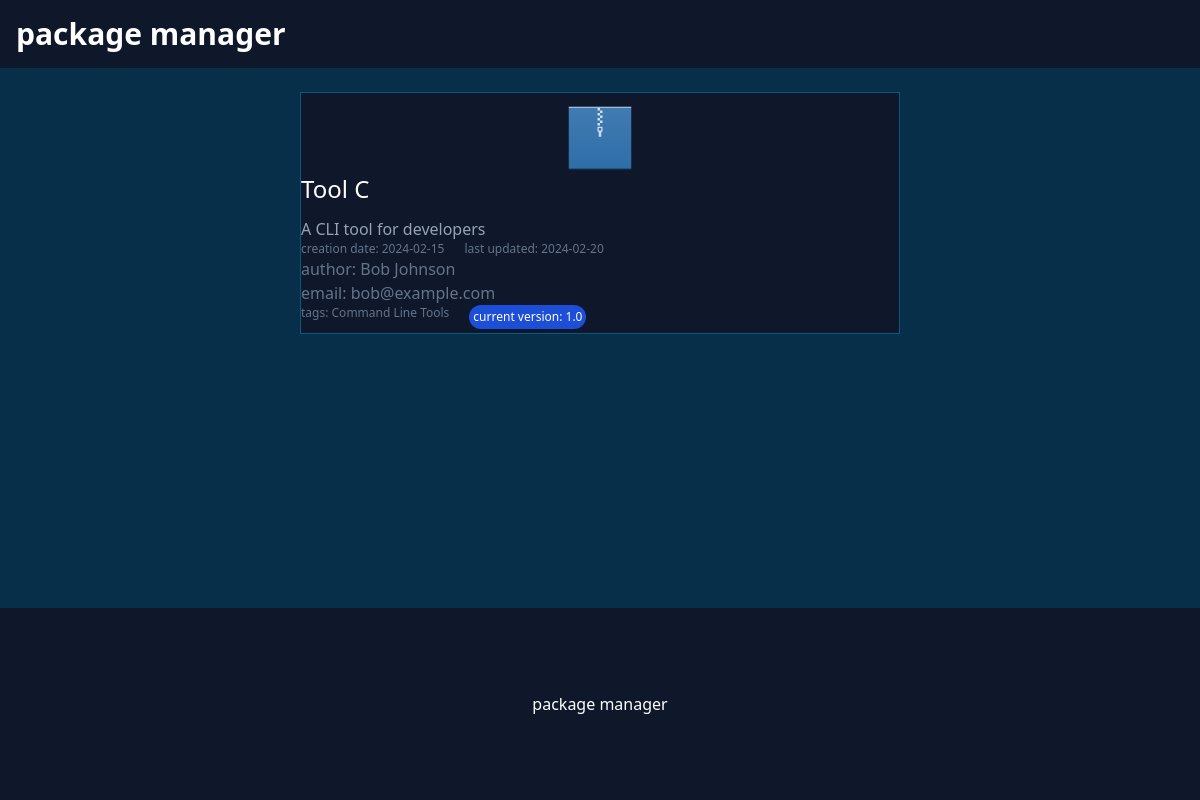
The app's page /package.php?details=3 with its own data.
### tables this page shows
CREATE TABLE packages(
	id int PRIMARY KEY AUTO_INCREMENT,
    title varchar(100) not null,
    description varchar(255) NOT null,
    creation_date DATE not null
);

CREATE TABLE tags(
	id int PRIMARY KEY AUTO_INCREMENT,
    name varchar(30) not null
);

### package.php (the view, shortened to what this page needs)
<!DOCTYPE html>
<html lang="en">
<head>
    <script src="https://cdn.tailwindcss.com"></script>
</head>
<body class="bg-sky-950 text-white">
    <nav class="bg-slate-900 text-white font-black text-3xl p-4 mb-3">
        <a href="index.php">package manager</a>
    </nav>
    <div id="php" class="mt-6 grid justify-items-center" style= "bg-red-600">
        <?php
        $details = (int) $_GET["details"];
        $connection = new mysqli("localhost","root","","package_manager");
        $sql = "select autors.name,autors.email, tags.name as tag_name, packages.title,packages.creation_date,packages.description,packages.id,versions.Version_Number,release_date from autors_packages inner join autors on autors.id = autors_packages.autor_id inner join packages on packages.id = autors_packages.package_id inner join packages_tags on packages.id = packages_tags.package_id inner join tags on tags.id = packages.id inner join versions on versions.package_id = autors_packages.package_id WHERE release_date IN(SELECT max(release_date) FROM versions GROUP BY package_id) AND packages.id = ? ORDER BY release_date DESC;";
        $stmt = $connection->prepare($sql);
        $stmt->bind_param("i", $details);
        $stmt->execute();
        $result = $stmt->get_result();
        $row = $result->fetch_assoc();
        echo '<div class="bg-slate-900 w-1/2 min-h-28 mb-3 border-sky-800 border grid align-middle">
                <img class="justify-self-center" src="./assets/images/package-x-generic.svg" alt="" width="80">
                <div class="grid grid-cols-12 justify-between w-full">
                    <div class="col-span-11">
                        <form action="package.php" class="" method="get">
                            <input type="hidden" id="details" name="details" value=',$row["id"],'>
                            <input class="text-left text-2xl mb-3 border-0 cursor-pointer" type="submit" id="" name="" value="',$row["title"],'">
                        </form>
                        <p class="text-slate-400">',$row["description"],'</p>
                        <div class= "flex gap-5 text-xs">
                            <p class="text-slate-500">creation date: <span>',$row["creation_date"],'</span></p>
                            <p class="text-slate-500">last updated: <span>',$row["release_date"],'</span></p>
                        </div>
                        <p class="text-slate-500">author: <span>',$row["name"],'</span></p>
                        <p class="text-slate-500">email: <span>',$row["email"],'</span></p>
                        <div class= "flex gap-5 text-xs mb-1">
                            <p class="text-slate-500">tags: <span>',$row["tag_name"],'</span></p>
                            <p class="bg-blue-700 p-1 rounded-full text-white">current version: <span>',$row["Version_Number"],'</span></p>
                        </div>
                    </div>
                </div>
            </div>';
        ?>
    </div>
    <footer class="bg-slate-900 w-full h-48 text-center items-center grid absolute bottom-0">package manager</footer>
</body>
</html>

### records on screen
packages: title "Tool C", description "A CLI tool for developers", creation_date "2024-02-15", tags.name "Command Line Tools"

### other values on screen
$row["release_date"] "2024-02-20"
$row["name"] "Bob Johnson"
$row["email"] "bob@example.com"
$row["Version_Number"] "1.0"
